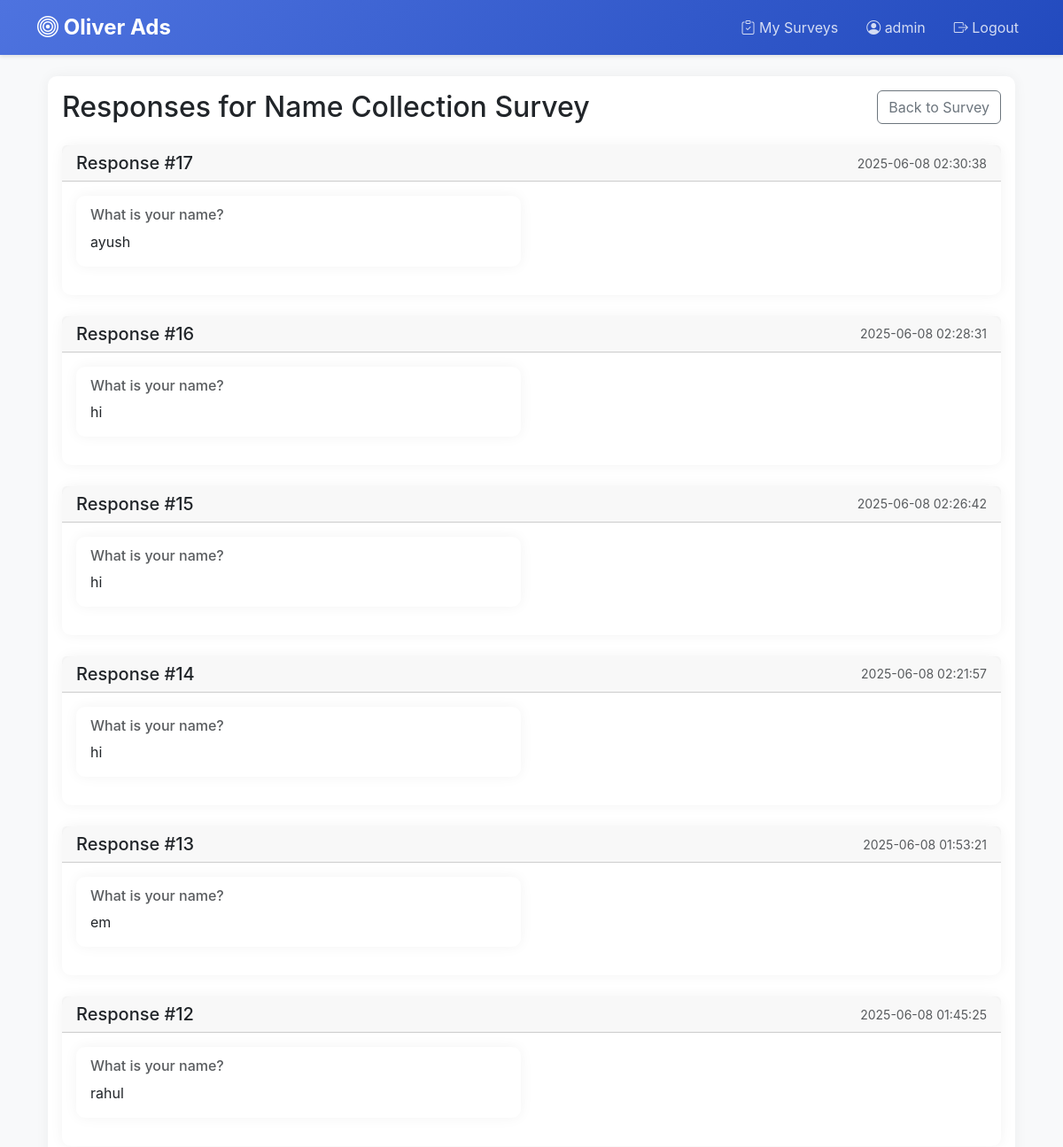
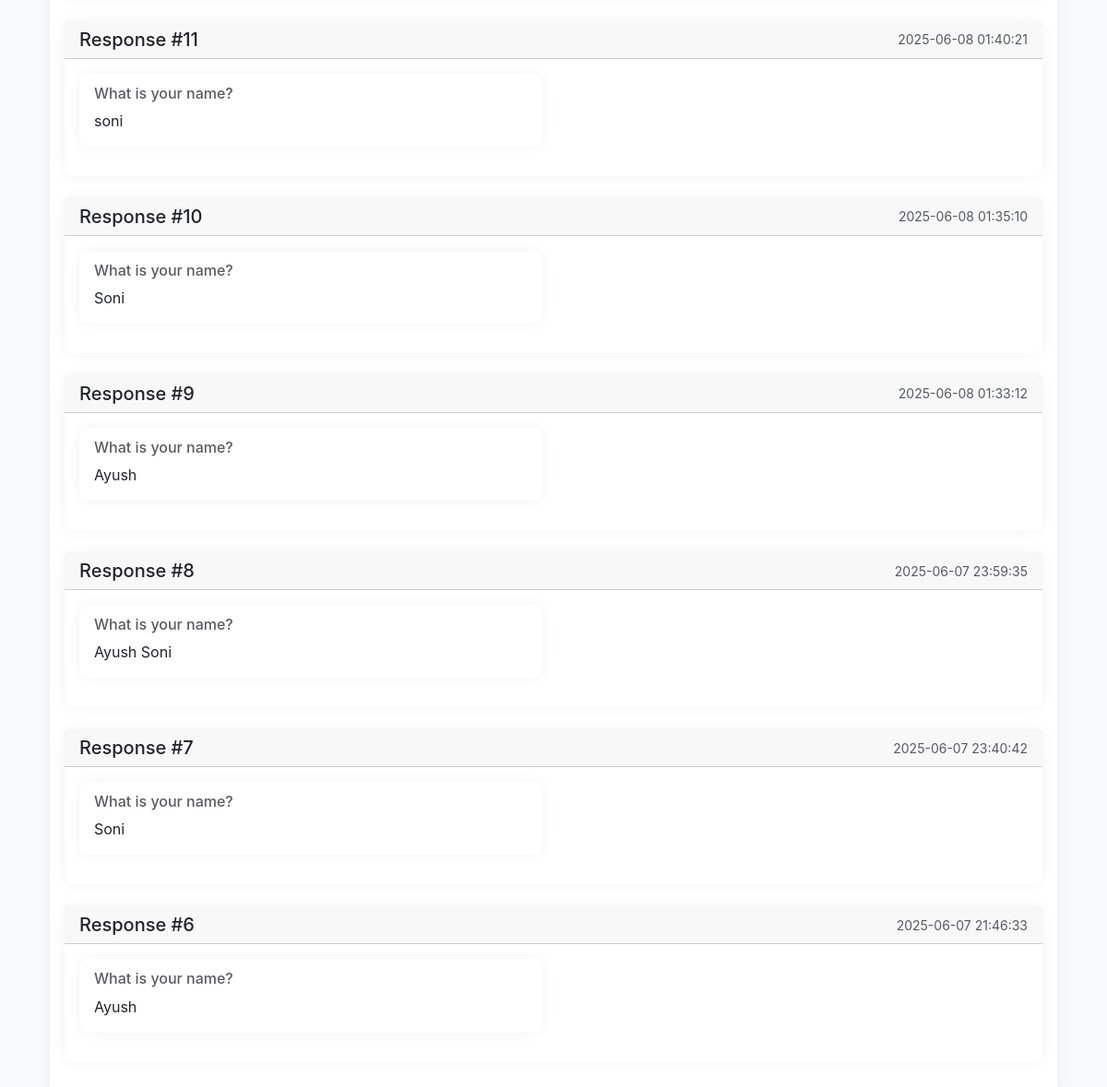
/surveys/4/responses (signed in), run on the app's committed database (2 pictures, top to bottom).
### models.py (models this page shows, shortened)
class User(UserMixin, db.Model):
    id = db.Column(db.Integer, primary_key=True)
    username = db.Column(db.String(80), unique=True, nullable=False)
    password_hash = db.Column(db.String(128))
    is_admin = db.Column(db.Boolean, default=False)
    created_at = db.Column(db.DateTime, default=datetime.utcnow)

class Survey(db.Model):
    id = db.Column(db.Integer, primary_key=True)
    title = db.Column(db.String(200), nullable=False)
    description = db.Column(db.Text)
    creator_id = db.Column(db.Integer, db.ForeignKey('user.id'), nullable=False)
    created_at = db.Column(db.DateTime, default=datetime.utcnow)
    is_active = db.Column(db.Boolean, default=True)
    creator = db.relationship('User', backref=db.backref('surveys', lazy=True))
    questions = db.relationship('Question', backref='survey', lazy=True, cascade='all, delete-orphan')
    responses = db.relationship('SurveyResponse', backref='survey', lazy=True, cascade='all, delete-orphan')
    postback_configs = db.relationship('PostbackConfig', backref='survey', lazy=True, cascade='all, delete-orphan')
    who_merged = db.Column(MutableDict.as_mutable(JSON), default=dict)
    merged_user_data = db.Column(MutableList.as_mutable(JSON), default=list)

class SurveyResponse(db.Model):
    id = db.Column(db.Integer, primary_key=True)
    survey_id = db.Column(db.Integer, db.ForeignKey('survey.id'), nullable=False)
    respondent_id = db.Column(db.Integer, db.ForeignKey('user.id'), nullable=True)
    created_at = db.Column(db.DateTime, default=datetime.utcnow)
    respondent = db.relationship('User', backref=db.backref('responses', lazy=True))
    answers = db.relationship('Answer', backref='response', lazy=True, cascade='all, delete-orphan')

class Answer(db.Model):
    id = db.Column(db.Integer, primary_key=True)
    response_id = db.Column(db.Integer, db.ForeignKey('survey_response.id'), nullable=False)
    question_id = db.Column(db.Integer, db.ForeignKey('question.id'), nullable=False)
    answer_text = db.Column(db.Text, nullable=False)
    created_at = db.Column(db.DateTime, default=datetime.utcnow)

class Question(db.Model):
    id = db.Column(db.Integer, primary_key=True)
    survey_id = db.Column(db.Integer, db.ForeignKey('survey.id'), nullable=False)
    question_text = db.Column(db.Text, nullable=False)
    question_type = db.Column(db.String(20), nullable=False)  # text, multiple_choice, checkbox
    options = db.Column(db.Text)  # JSON string for multiple choice and checkbox options
    is_required = db.Column(db.Boolean, default=False)
    order = db.Column(db.Integer, default=0)
    answers = db.relationship('Answer', backref='question', lazy=True, cascade='all, delete-orphan')

### app.py (the view)
@app.route('/surveys/<int:survey_id>/responses')
@login_required
def view_responses(survey_id):
    survey = Survey.query.get_or_404(survey_id)
    if survey.creator_id != current_user.id and not current_user.is_admin:
        flash('You do not have permission to view these responses')
        return redirect(url_for('surveys'))
    return render_template('survey_responses.html', survey=survey)

### app.py (called while the page is built)
@login_manager.user_loader
def load_user(user_id):
    return User.query.get(int(user_id))

### templates/survey_responses.html (shortened to what this page needs)
{% extends "base.html" %}
{% block content %}
<div class="container mt-4">
    <div class="row">
        <div class="col-12">
            <div class="card">
                <div class="card-body">
                    <div class="d-flex justify-content-between align-items-center mb-4">
                        <h2 class="card-title mb-0">Responses for {{ survey.title }}</h2>
                        <a href="{{ url_for('view_survey', survey_id=survey.id) }}" class="btn btn-outline-secondary">
                             Back to Survey
                        </a>
                    </div>
                    {% if survey.responses %}
                        {% for response in survey.responses|sort(attribute='created_at', reverse=true) %}
                            <div class="card mb-4">
                                <div class="card-header">
                                    <div class="d-flex justify-content-between align-items-center">
                                        <h5 class="mb-0">Response #{{ response.id }}</h5>
                                        <small class="text-muted">{{ response.created_at.strftime('%Y-%m-%d %H:%M:%S') }}</small>
                                    </div>
                                </div>
                                <div class="card-body">
                                    <div class="row">
                                        {% for answer in response.answers %}
                                            <div class="col-md-6 mb-3">
                                                <div class="card h-100">
                                                    <div class="card-body">
                                                        <h6 class="card-subtitle mb-2 text-muted">{{ answer.question.question_text }}</h6>
                                                        <p class="card-text">
                                                            {% if answer.question.question_type == 'checkbox' %}
                                                                {% set answer_list = answer.answer_text|from_json %}
                                                                {% for option in answer_list %}
                                                                    <span class="badge bg-primary me-1">{{ option }}</span>
                                                                {% endfor %}
                                                            {% else %}
                                                                {{ answer.answer_text }}
                                                            {% endif %}
                                                        </p>
                                                    </div>
                                                </div>
                                            </div>
                                        {% endfor %}
                                    </div>
                                </div>
                            </div>
                        {% endfor %}
                    {% else %}
                        <div class="alert alert-info">
                            <i class="fas fa-info-circle"></i> No responses have been submitted yet.
                        </div>
                    {% endif %}
                </div>
            </div>
        </div>
    </div>
</div>
{% endblock %}

### templates/base.html (shortened to what this page needs)
<!DOCTYPE html>
<html lang="en">
<head>
    <link href="https://cdn.jsdelivr.net/npm/bootstrap@5.3.0/dist/css/bootstrap.min.css" rel="stylesheet">
    <link rel="stylesheet" href="https://cdn.jsdelivr.net/npm/bootstrap-icons@1.11.0/font/bootstrap-icons.css">
</head>
<body>
    <nav class="navbar navbar-expand-lg navbar-dark">
        <div class="container">
            <a class="navbar-brand" href="{{ url_for('index') }}">
                <i class="bi bi-bullseye"></i> Oliver Ads
            </a>
            {% if current_user.is_authenticated %}
            <div class="navbar-nav ms-auto">
                <a class="nav-link me-3" href="{{ url_for('surveys') }}">
                    <i class="bi bi-clipboard-check"></i> My Surveys
                </a>
                <span class="nav-link me-3">
                    <i class="bi bi-person-circle"></i> {{ current_user.username }}
                </span>
                <a class="nav-link" href="{{ url_for('logout') }}">
                    <i class="bi bi-box-arrow-right"></i> Logout
                </a>
            </div>
            {% endif %}
        </div>
    </nav>
    <div class="container">
        {% block content %}{% endblock %}
    </div>
</body>
</html>

### templates/base.html (style rules this page uses)
:root { --primary-color: #4e73df; --secondary-color: #1cc88a; --dark-color: #5a5c69; }
body { background-color: #f8f9fa; font-family: 'Nunito', -apple-system, BlinkMacSystemFont, "Segoe UI", Roboto, "Helvetica Neue", Arial, sans-serif; }
.navbar { background: linear-gradient(135deg, var(--primary-color), #224abe) !important; box-shadow: 0 2px 4px rgba(0,0,0,0.1); }
.navbar-brand { font-weight: 700; font-size: 1.5rem; }
.card { border: none; border-radius: 10px; box-shadow: 0 0 15px rgba(0,0,0,0.05); transition: transform 0.2s; }
.nav-link { color: rgba(255,255,255,0.8) !important; transition: color 0.2s; }

### data on the page
User: username "admin"
Survey: title "Name Collection Survey"
SurveyResponse: id "17", created_at "2025-06-08 02:30:38"
Answer: question.question_text "What is your name?", answer_text "ayush"
SurveyResponse: id "16", created_at "2025-06-08 02:28:31"
Answer: question.question_text "What is your name?", answer_text "hi"
SurveyResponse: id "15", created_at "2025-06-08 02:26:42"
Answer: question.question_text "What is your name?", answer_text "hi"
SurveyResponse: id "14", created_at "2025-06-08 02:21:57"
Answer: question.question_text "What is your name?", answer_text "hi"
SurveyResponse: id "13", created_at "2025-06-08 01:53:21"
Answer: question.question_text "What is your name?", answer_text "em"
SurveyResponse: id "12", created_at "2025-06-08 01:45:25"
Answer: question.question_text "What is your name?", answer_text "rahul"
SurveyResponse: id "11", created_at "2025-06-08 01:40:21"
Answer: question.question_text "What is your name?", answer_text "soni"
SurveyResponse: id "10", created_at "2025-06-08 01:35:10"
Answer: question.question_text "What is your name?", answer_text "Soni"
SurveyResponse: id "9", created_at "2025-06-08 01:33:12"
Answer: question.question_text "What is your name?", answer_text "Ayush"
SurveyResponse: id "8", created_at "2025-06-07 23:59:35"
Answer: question.question_text "What is your name?", answer_text "Ayush Soni"
SurveyResponse: id "7", created_at "2025-06-07 23:40:42"
Answer: question.question_text "What is your name?", answer_text "Soni"
SurveyResponse: id "6", created_at "2025-06-07 21:46:33"
Answer: question.question_text "What is your name?", answer_text "Ayush"
